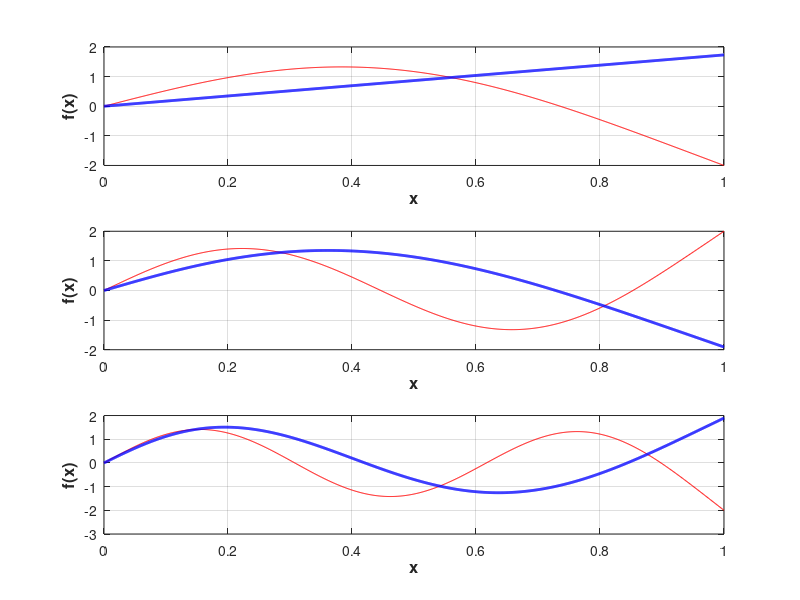

Write MATLAB code to recreate this figure.
function drs
    xlist = 7.5 : 0.001 : 12;
    
    f = @(x)(cos(x) * sinh(x) - sin(x) * cosh(x));
    
    flist = [];
    for i = 1:length(xlist)
        flist = [flist, f(xlist(i))];
    end

    x0 = [3 4];
    b1 = fzero(f, x0);
    x0 = [7 8];
    b2 = fzero(f, x0);
    x0 = [10 11];
    b3 = fzero(f, x0);

    C11 = 1;
    C12 = sin(b1) / sinh(b1);

    C21 = 1;
    C22 = sin(b2) / sinh(b2);

    C31 = 1;
    C32 = sin(b3) / sinh(b3);

    ksilist = 0 : 0.001 : 1;

    v1 = @(x)(C11 * sin(b1 * x) + C12 * sinh(b1 * x));
    v2 = @(x)(C21 * sin(b2 * x) + C22 * sinh(b2 * x));
    v3 = @(x)(C31 * sin(b3 * x) + C32 * sinh(b3 * x));

    v12 = @(x)((C11 * sin(b1 * x) + C12 * sinh(b1 * x))^2);
    norm1 = sqrt(integral(v12, 0, 1, "ArrayValued", true));
    v22 = @(x)((C21 * sin(b2 * x) + C22 * sinh(b2 * x))^2);
    norm2 = sqrt(integral(v22, 0, 1, "ArrayValued", true));
    v32 = @(x)((C31 * sin(b3 * x) + C32 * sinh(b3 * x))^2);
    norm3 = sqrt(integral(v32, 0, 1, "ArrayValued", true));

    v1l = [];
    v2l = [];
    v3l = [];
    for i = 1:length(ksilist)
        v1l = [v1l, v1(ksilist(i)) / norm1];
        v2l = [v2l, v2(ksilist(i)) / norm2];
        v3l = [v3l, v3(ksilist(i)) / norm3];
    end

    x0 = [1, 1, 1, 1, 1, 1, 1, 1, 1, 1, 1, 1];
    x0 = fsolve(@syste, x0);

    p1l = [];
    p2l = [];
    p3l = [];
    for i = 1:length(ksilist)
        ksi = ksilist(i);
        p1l = [p1l, x0(1) * ksi + x0(2) * ksi^3 + x0(3) * ksi^4];
        p2l = [p2l, x0(4) * ksi + x0(5) * ksi^3 + x0(6) * ksi^4 + x0(7) * ksi^5];
        p3l = [p3l, x0(8) * ksi + x0(9) * ksi^3 + x0(10) * ksi^4 + x0(11) * ksi^5 + x0(12) * ksi^6];
    end

    fhandle = figure;
    subplot(3, 1, 1)
        plot(ksilist, v1l, 'r', ksilist, p1l, 'b', 'LineWidth', 2.0)
        grid on;
        xlabel('x', 'FontSize', 12, 'FontWeight', 'bold');
        ylabel('f(x)', 'FontSize', 12, 'FontWeight', 'bold');
    subplot(3, 1, 2)
        plot(ksilist, v2l, 'r', ksilist, p2l, 'b', 'LineWidth', 2.0)
        grid on;
        xlabel('x', 'FontSize', 12, 'FontWeight', 'bold');
        ylabel('f(x)', 'FontSize', 12, 'FontWeight', 'bold');
    subplot(3, 1, 3)
        plot(ksilist, v3l, 'r', ksilist, p3l, 'b', 'LineWidth', 2.0)
        grid on;
        xlabel('x', 'FontSize', 12, 'FontWeight', 'bold');
        ylabel('f(x)', 'FontSize', 12, 'FontWeight', 'bold');

end

function F = syste(X)
    F(1) = 6 * X(2) + 12 * X(3);
    F(2) = 6 * X(5) + 12 * X(6) + 20 * X(7);
    F(3) = 6 * X(9) + 12 * X(10) + 20 * X(11) + 30 * X(12);
    F(4) = 6 * X(2) + 24 * X(3);
    F(5) = 6 * X(5) + 24 * X(6) + 60 * X(7);
    F(6) = 6 * X(9) + 24 * X(10) + 60 * X(11) + 120 * X(12);

    F(7) = X(1) * X(1) / 3 + 2 * X(1) * X(2) / 5 + 2 * X(1) * X(3) / 6;
    F(7) = F(7) + X(2) * X(2) / 7 + 2 * X(2) * X(3) / 8 + X(3) * X(3) / 9 - 1;

    F(8) = X(4) * X(4) / 3 + 2 * X(4) * X(5) / 5 + 2 * X(4) * X(6) / 6 + 2 * X(4) * X(7) / 7 + X(5) * X(5) / 7;
    F(8) = F(8) + 2 * X(5) * X(6) / 8 + 2 * X(5) * X(7) / 9 + X(6) * X(6) / 9 + 2 * X(6) * X(7) / 10 + X(7) * X(7) / 11 - 1;

    F(9) = X(8) * X(8) / 3 + 2 * X(8) * X(9) / 5 + 2 * X(8) * X(10) / 6 + 2 * X(8) * X(11) / 7 + 2 * X(8) * X(12) / 8;
    F(9) = F(9) + X(9) * X(9) / 7 + 2 * X(9) * X(10) / 8 + 2 * X(9) * X(11) / 9 + 2 * X(9) * X(12) / 10;
    F(9) = F(9) + X(10) * X(10) / 9 + 2 * X(10) * X(11) / 10 + 2 * X(10) * X(12) / 11;
    F(9) = F(9) + X(11) * X(11) / 11 + 2 * X(11) * X(12) / 12 + X(12) * X(12) / 13 - 1;

    F(10) = X(1) * X(4) / 3 + X(1) * X(5) / 5 + X(1) * X(6) / 6 + X(1) * X(7) / 7 + X(2) * X(4) / 5 + X(2) * X(5) / 7;
    F(10) = F(10) + X(2) * X(6) / 8 + X(2) * X(7) / 9 + X(3) * X(4) / 6 + X(3) * X(5) / 8 + X(3) * X(6) / 9 + X(3) * X(7) / 10;

    F(11) = X(1) * X(8) / 3 + X(1) * X(9) / 5 + X(1) * X(10) / 6 + X(1) * X(11) / 7 + X(1) * X(12) / 8 + X(2) * X(8) / 5 + X(2) * X(9) / 7;
    F(11) = F(11) + X(2) * X(10) / 8 + X(2) * X(11) / 9 + X(2) * X(12) / 10 + X(3) * X(8) / 6 + X(3) * X(9) / 8 + X(3) * X(10) / 9;
    F(11) = F(11) + X(3) * X(11) / 10 + X(3) * X(12) / 11;

    F(12) = X(4) * X(8) / 3 + X(4) * X(9) / 5 + X(4) * X(10) / 6 + X(4) * X(11) / 7 + X(4) * X(12) / 8;
    F(12) = F(12) + X(5) * X(8) / 5 + X(5) * X(9) / 7 + X(5) * X(10) / 8 + X(5) * X(11) / 9 + X(5) * X(12) / 10;
    F(12) = F(12) + X(6) * X(8) / 6 + X(6) * X(9) / 8 + X(6) * X(10) / 9 + X(6) * X(11) / 10 + X(6) * X(12) / 11;
    F(12) = F(12) + X(7) * X(8) / 7 + X(7) * X(9) / 9 + X(7) * X(10) / 10 + X(7) * X(11) / 11 + X(7) * X(12) / 12;
end